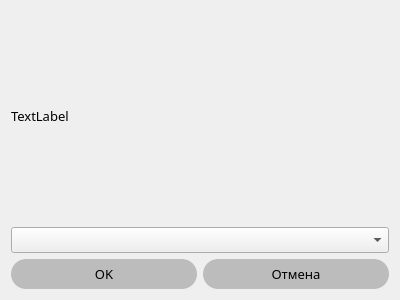
<?xml version="1.0" encoding="UTF-8"?>
<ui version="4.0">
 <class>Dialog</class>
 <widget class="QDialog" name="Dialog">
  <property name="geometry">
   <rect>
    <x>0</x>
    <y>0</y>
    <width>400</width>
    <height>300</height>
   </rect>
  </property>
  <property name="windowTitle">
   <string>Dialog</string>
  </property>
  <layout class="QGridLayout" name="gridLayout_2">
   <item row="0" column="0">
    <layout class="QGridLayout" name="gridLayout">
     <item row="2" column="1">
      <widget class="QPushButton" name="cancel_btn">
       <property name="minimumSize">
        <size>
         <width>0</width>
         <height>30</height>
        </size>
       </property>
       <property name="font">
        <font>
         <family>Lucida Sans Typewriter</family>
         <pointsize>10</pointsize>
        </font>
       </property>
       <property name="styleSheet">
        <string notr="true">QPushButton {
                        background-color: #bcbcbc;
                        border-style: solid;
                        border-radius: 15px;
                    }
                    QPushButton:pressed {
                        background-color: #DDA0DD;
                        border-style: inset;
                    }</string>
       </property>
       <property name="text">
        <string>Отмена</string>
       </property>
      </widget>
     </item>
     <item row="0" column="0" colspan="2">
      <widget class="QLabel" name="text">
       <property name="font">
        <font>
         <family>Lucida Sans Typewriter</family>
         <pointsize>10</pointsize>
        </font>
       </property>
       <property name="text">
        <string>TextLabel</string>
       </property>
      </widget>
     </item>
     <item row="2" column="0">
      <widget class="QPushButton" name="ok_btn">
       <property name="minimumSize">
        <size>
         <width>0</width>
         <height>30</height>
        </size>
       </property>
       <property name="font">
        <font>
         <family>Lucida Sans Typewriter</family>
         <pointsize>10</pointsize>
        </font>
       </property>
       <property name="styleSheet">
        <string notr="true">QPushButton {
                        background-color: #bcbcbc;
                        border-style: solid;
                        border-radius: 15px;
                    }
                    QPushButton:pressed {
                        background-color: #DDA0DD;
                        border-style: inset;
                    }</string>
       </property>
       <property name="text">
        <string>OK</string>
       </property>
      </widget>
     </item>
     <item row="1" column="0" colspan="2">
      <widget class="QComboBox" name="combo_box">
       <property name="font">
        <font>
         <family>Lucida Sans Typewriter</family>
         <pointsize>10</pointsize>
        </font>
       </property>
      </widget>
     </item>
    </layout>
   </item>
  </layout>
 </widget>
 <resources/>
 <connections/>
</ui>
